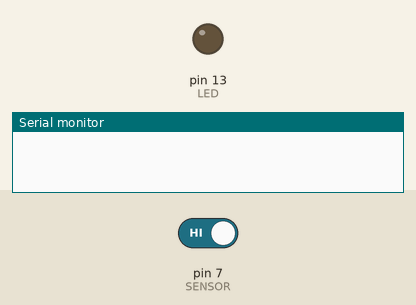
A sketch run on a simulated Arduino Uno, built with avr-gcc and run on an emulated ATmega328P. Parts: output pins drawn as LEDs (lit = HIGH), the last lines printed to the serial monitor. The inputs (shaded band) are chosen by the test bench; at power-on: pin 7 (SENSOR) HIGH.

Above: at 1.2 s.
1.3 s: pin 7 (SENSOR) driven LOW
At 2.5 s:
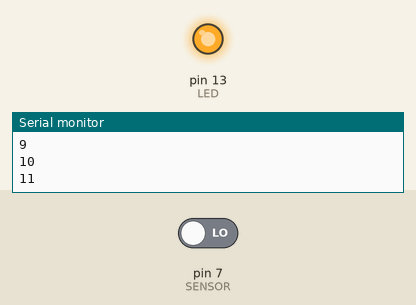
2.8 s: pin 7 (SENSOR) driven HIGH
At 3.8 s:
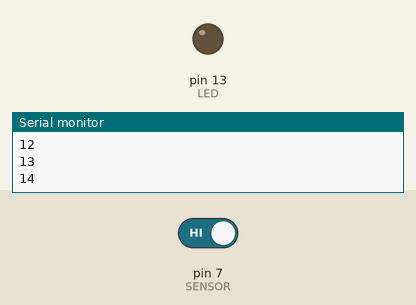
Timing chart, 0 to 5.8 s (numbered marks = the images above; inputs shaded):
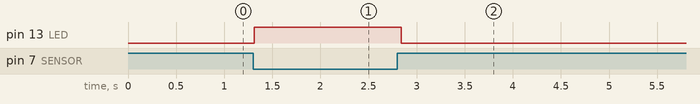

Measured:
- after the input at 1.3 s, pin 13 (LED): LOW → HIGH at once
- after the input at 2.8 s, pin 13 (LED): HIGH → LOW at once

The sketch:

Hall_Counter.ino
```cpp
// When Hall sensor detects LOW, MOSFET turns ON

;
const int SENSOR = 7;
const int LED = 13;
int counter = 0;
bool hall = 0;

void setup(){
  pinMode(LED, OUTPUT);
  pinMode(SENSOR, INPUT);
  Serial.begin(9600);
}
void loop(){
  hall = digitalRead(SENSOR);

  if (hall == LOW){
    delay(10);
    digitalWrite(LED, HIGH);
    counter += 1;
    Serial.println(counter);
    delay(100);
  }
  else{
    digitalWrite(LED, LOW);
  }
}
```
